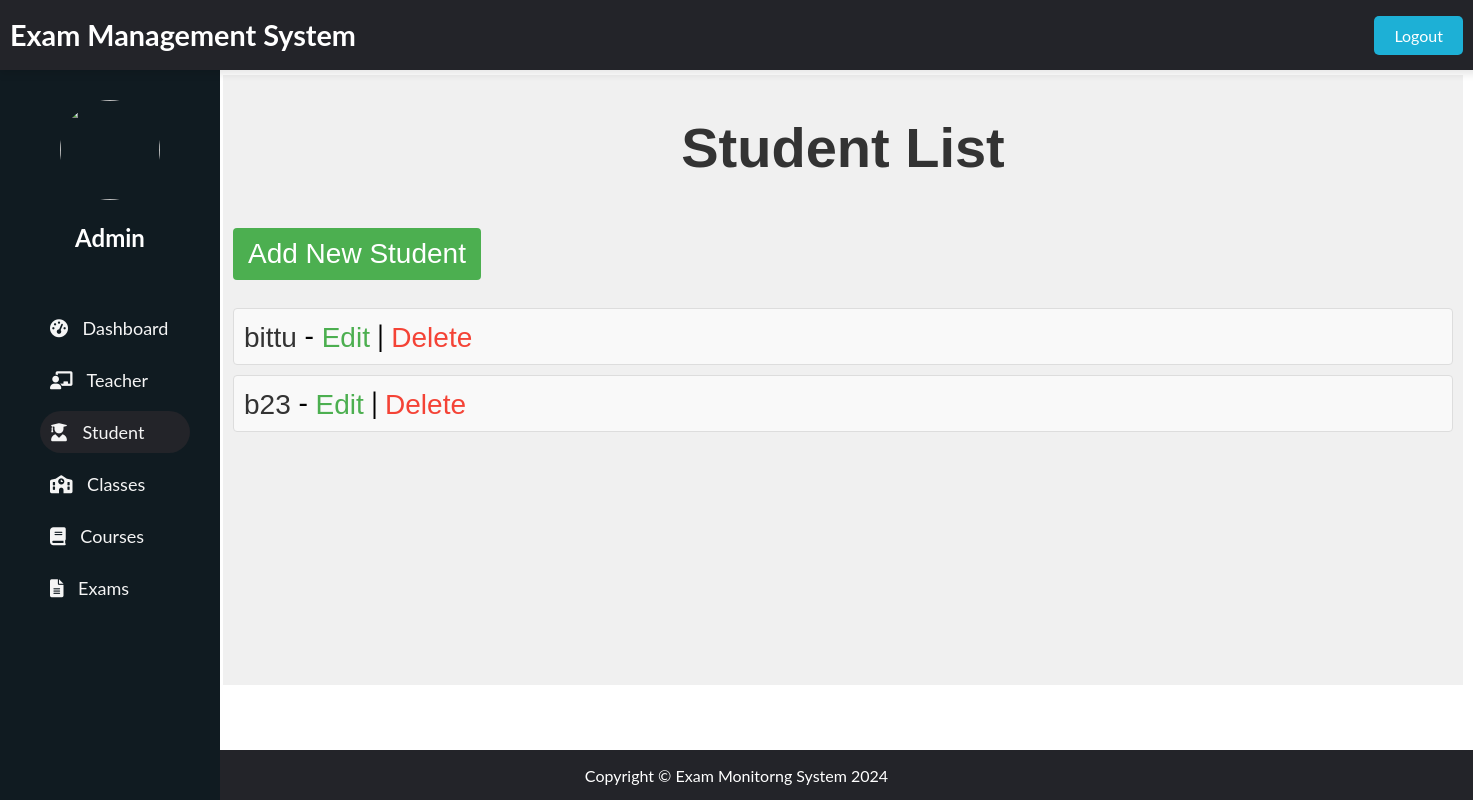
The app's page /adminpanel/students/all, older data.
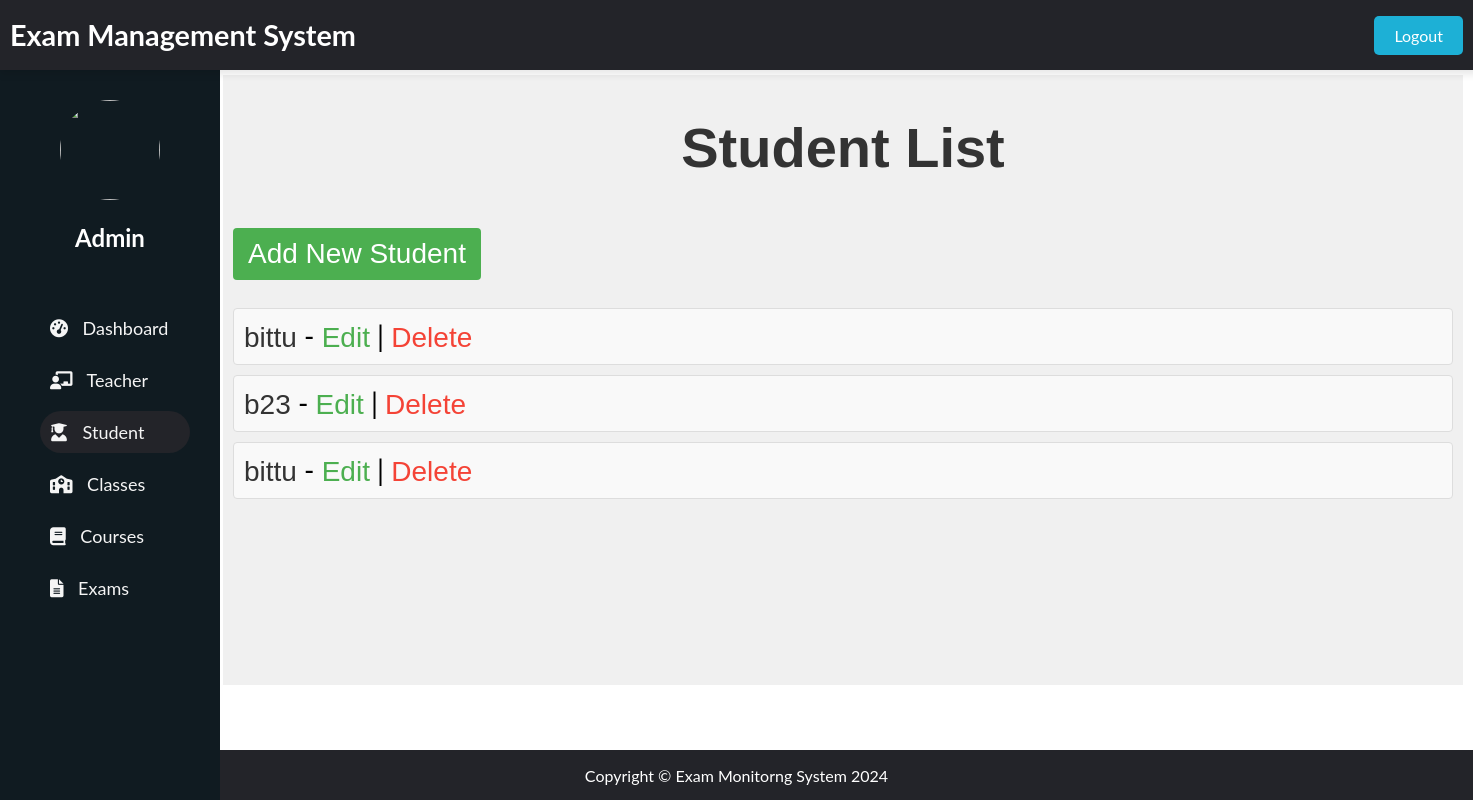
The same page, newer data.
### admin_panel/models.py (models this page shows, shortened)
class Student(models.Model):
    student_id = models.AutoField(primary_key=True)
    name = models.CharField(max_length=100)
    face_image = models.BinaryField(null=True, blank=True)
    registration_no = models.CharField(max_length=50)
    email = models.EmailField()
    phone = models.CharField(max_length=15)
    class_id = models.ForeignKey(Class, null=True, blank=True, on_delete=models.SET_NULL)

### admin_panel/views.py (the view)
# urls.py: path('students/all', views.student_list, name='student_list'),
def student_list(request):
    students = Student.objects.all()
    return render(request, 'students/student_list.html', {'students': students})

### admin_panel/templates/students/student_list.html (shortened to what this page needs)
{% extends "dashboard/index.html" %}
{% block header %}
    {% include "dashboard/header.html" %}
{% endblock header %}
{% block sidenav %}
    {% include "students/sidenav.html" %}
{% endblock sidenav %}
{% block main %}
    <h1 class="main-heading">Student List</h1>
    <a href="{% url 'student_create' %}" class="add-student-btn">Add New Student</a>
    <ul class="student-list">
        {% for student in students %}
            <li class="student-item">
                <a href="{% url 'student_detail' student.pk %}" class="student-link">{{ student.name }}</a> -
                <a href="{% url 'student_update' student.pk %}" class="edit-link">Edit</a> |
                <a href="{% url 'student_delete' student.pk %}" class="delete-link">Delete</a>
            </li>
        {% endfor %}
    </ul>
{% endblock main %}
{% block footer %}
    {% include "dashboard/footer.html" %}
{% endblock footer %}

Row changes from the older to the newer data that the page shows:
added Student: name "bittu"
